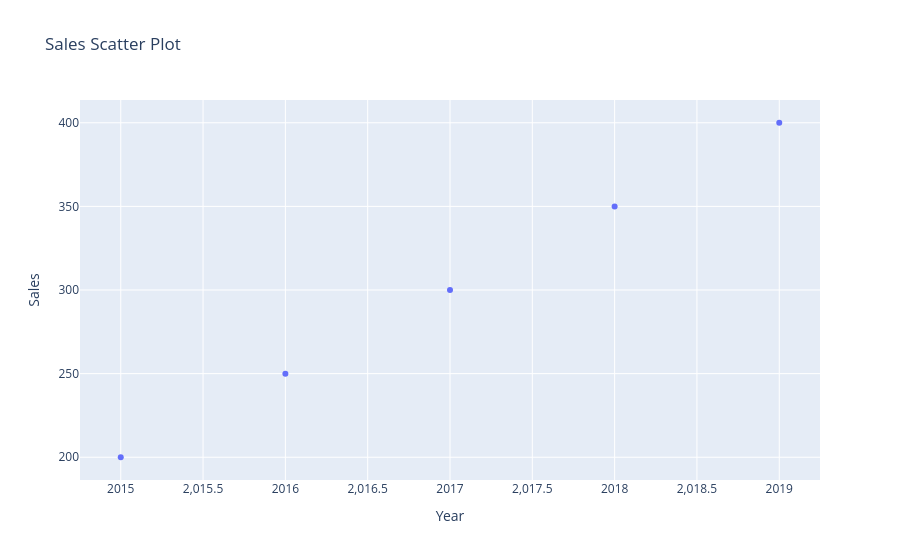

Notebook cell for this chart:
### Markdown cell above
### 3. Scatter Plot

A scatter plot uses dots to represent the values of two different variables. It helps to show the relationship or correlation between the variables.

### Code cell
# Create a scatter plot using Plotly
fig = px.scatter(df, x='Year', y='Sales', title='Sales Scatter Plot')

# Show the plot
fig.show()

### Figure 1 — Plotly figure (JSON) as saved in the notebook; plotly's stock layout.template omitted (floating-point values rounded to 4 significant figures)
{"data": [{"hovertemplate": "Year=%{x}<br>Sales=%{y}<extra></extra>", "legendgroup": "", "marker": {"color": "#636efa", "symbol": "circle"}, "mode": "markers", "name": "", "orientation": "v", "showlegend": false, "type": "scatter", "x": [2015, 2016, 2017, 2018, 2019], "xaxis": "x", "y": [200, 250, 300, 350, 400], "yaxis": "y"}], "layout": {"legend": {"tracegroupgap": 0}, "title": {"text": "Sales Scatter Plot"}, "xaxis": {"anchor": "y", "domain": [0, 1], "title": {"text": "Year"}}, "yaxis": {"anchor": "x", "domain": [0, 1], "title": {"text": "Sales"}}}}
